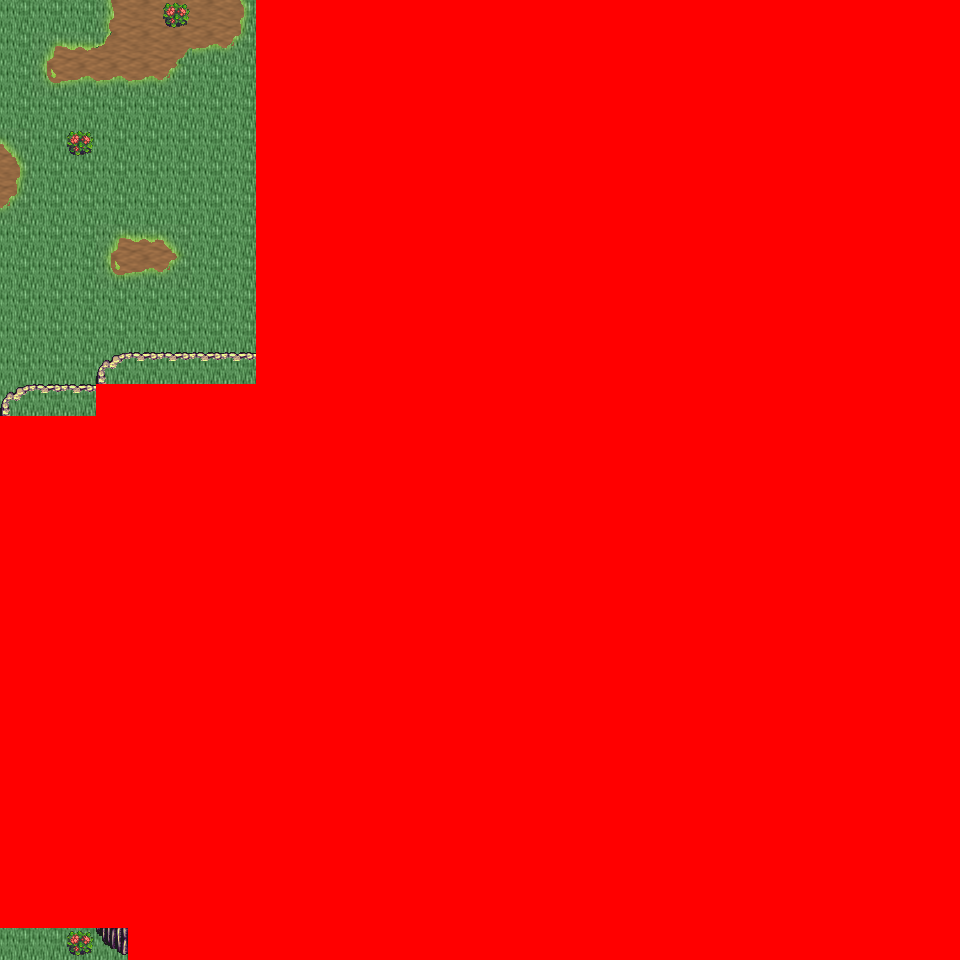

A 2D game scene composited from a Tiled map and its tileset images. What follows is a short description and the map's XML, with each tile layer's data collapsed to a summary:
An orthogonal 30x30 tile map with 32x32 px tiles, 6 tile layers (Ground, Object, Object2, Above, ...), 21 tilesets and 4 objects (4x mapchange).

<map version="1.0" orientation="orthogonal" renderorder="right-down" width="30" height="30" tilewidth="32" tileheight="32" nextobjectid="5">
  <tileset firstgid="1" name="tileset_logic_collision" tilewidth="32" tileheight="32" tilecount="1" columns="1">
    <image source="../drawable/tileset_logic_collision.png" width="32" height="32" />
  </tileset>
  <tileset firstgid="2" name="tileset_ground_ground" tilewidth="32" tileheight="32" tilecount="33" columns="3">
    <image source="../drawable/tileset_ground_ground.png" width="96" height="352" />
  </tileset>
  <tileset firstgid="35" name="tileset_terrain_grassland" tilewidth="32" tileheight="32" tilecount="88" columns="8">
    <image source="../drawable/tileset_terrain_grassland.png" width="256" height="352" />
  </tileset>
  <tileset firstgid="123" name="tileset_ground_grass_corners" tilewidth="32" tileheight="32" tilecount="24" columns="6">
    <image source="../drawable/tileset_ground_grass_corners.png" width="192" height="128" />
  </tileset>
  <tileset firstgid="147" name="tileset_ground_grass_edges" tilewidth="32" tileheight="32" tilecount="36" columns="12">
    <image source="../drawable/tileset_ground_grass_edges.png" width="384" height="96" />
  </tileset>
  <tileset firstgid="183" name="tileset_ground_grass_2" tilewidth="32" tileheight="32" tilecount="21" columns="3">
    <image source="../drawable/tileset_ground_grass_2.png" width="96" height="224" />
  </tileset>
  <tileset firstgid="204" name="tileset_plant_tree_tree_darkgreen" tilewidth="32" tileheight="32" tilecount="88" columns="8">
    <image source="../drawable/tileset_plant_tree_tree_darkgreen.png" width="256" height="352" />
  </tileset>
  <tileset firstgid="292" name="tileset_plant_tree_pine_tree" tilewidth="32" tileheight="32" tilecount="20" columns="4">
    <image source="../drawable/tileset_plant_tree_pine_tree.png" width="128" height="160" />
  </tileset>
  <tileset firstgid="312" name="tileset_plant_tree_pine_tree_1" tilewidth="32" tileheight="32" tilecount="20" columns="4">
    <image source="../drawable/tileset_plant_tree_pine_tree_1.png" width="128" height="160" />
  </tileset>
  <tileset firstgid="332" name="tileset_plant_tree_evergreen" tilewidth="32" tileheight="32" tilecount="36" columns="3">
    <image source="../drawable/tileset_plant_tree_evergreen.png" width="96" height="384" />
  </tileset>
  <tileset firstgid="368" name="tileset_plant_tree_fall_trees" tilewidth="32" tileheight="32" tilecount="40" columns="8">
    <image source="../drawable/tileset_plant_tree_fall_trees.png" width="256" height="160" />
  </tileset>
  <tileset firstgid="408" name="tileset_plant_flower_daisy_blue" tilewidth="32" tileheight="32" tilecount="8" columns="2">
    <image source="../drawable/tileset_plant_flower_daisy_blue.png" width="64" height="128" />
  </tileset>
  <tileset firstgid="416" name="tileset_plant_flower_daisy_red" tilewidth="32" tileheight="32" tilecount="8" columns="2">
    <image source="../drawable/tileset_plant_flower_daisy_red.png" width="64" height="128" />
  </tileset>
  <tileset firstgid="424" name="tileset_plant_flower_daisy_white" tilewidth="32" tileheight="32" tilecount="8" columns="2">
    <image source="../drawable/tileset_plant_flower_daisy_white.png" width="64" height="128" />
  </tileset>
  <tileset firstgid="432" name="tileset_plant_flower_daisy_yellow" tilewidth="32" tileheight="32" tilecount="8" columns="2">
    <image source="../drawable/tileset_plant_flower_daisy_yellow.png" width="64" height="128" />
  </tileset>
  <tileset firstgid="440" name="tileset_plant_leaves" tilewidth="32" tileheight="32" tilecount="8" columns="4">
    <image source="../drawable/tileset_plant_leaves.png" width="128" height="64" />
  </tileset>
  <tileset firstgid="448" name="tileset_plant_flower_red_blue_clusters" tilewidth="32" tileheight="32" tilecount="4" columns="1">
    <image source="../drawable/tileset_plant_flower_red_blue_clusters.png" width="32" height="128" />
  </tileset>
  <tileset firstgid="452" name="tileset_ground_tall_grass" tilewidth="32" tileheight="32" tilecount="15" columns="5">
    <image source="../drawable/tileset_ground_tall_grass.png" width="160" height="96" />
  </tileset>
  <tileset firstgid="467" name="tileset_plant_bush_berried" tilewidth="32" tileheight="32" tilecount="60" columns="5">
    <image source="../drawable/tileset_plant_bush_berried.png" width="160" height="384" />
  </tileset>
  <tileset firstgid="527" name="tileset_plant_bushes_and_trees" tilewidth="32" tileheight="32" tilecount="144" columns="16">
    <image source="../drawable/tileset_plant_bushes_and_trees.png" width="512" height="289" />
  </tileset>
  <tileset firstgid="671" name="tileset_plant_bush_leafy" tilewidth="32" tileheight="32" tilecount="48" columns="8">
    <image source="../drawable/tileset_plant_bush_leafy.png" width="256" height="192" />
  </tileset>
  <layer name="Ground" width="30" height="30">
    <data>[900 cells, 900 non-empty, 2 distinct tile ids]</data>
  </layer>
  <layer name="Object" width="30" height="30">
    <data>[900 cells, 164 non-empty, 40 distinct tile ids]</data>
  </layer>
  <layer name="Object2" width="30" height="30">
    <data>[900 cells, 74 non-empty, 15 distinct tile ids]</data>
  </layer>
  <layer name="Above" width="30" height="30">
    <data>[900 cells, 78 non-empty, 32 distinct tile ids]</data>
  </layer>
  <layer name="Above2" width="30" height="30">
    <data>[900 cells, 0 non-empty, 0 distinct tile ids]</data>
  </layer>
  <layer name="Walkable" width="30" height="30">
    <data>[900 cells, 797 non-empty, 1 distinct tile ids]</data>
  </layer>
  <objectgroup name="MapEvents">
    <object id="1" name="north" type="mapchange" x="0" y="0" width="256" height="32">
      <properties>
        <property name="map" value="0_ados_mountain_n2_w2_x3_y0" />
        <property name="place" value="south" />
      </properties>
    </object>
    <object id="2" name="south" type="mapchange" x="0" y="928" width="128" height="32">
      <properties>
        <property name="map" value="0_ados_mountain_n2_w2_x3_y2" />
        <property name="place" value="north" />
      </properties>
    </object>
    <object id="3" name="west" type="mapchange" x="0" y="0" width="32" height="416">
      <properties>
        <property name="map" value="0_ados_mountain_n2_w2_x2_y1" />
        <property name="place" value="east" />
      </properties>
    </object>
    <object id="4" name="west2" type="mapchange" x="0" y="928" width="32" height="32">
      <properties>
        <property name="map" value="0_ados_mountain_n2_w2_x2_y1" />
        <property name="place" value="east2" />
      </properties>
    </object>
  </objectgroup>
</map>
